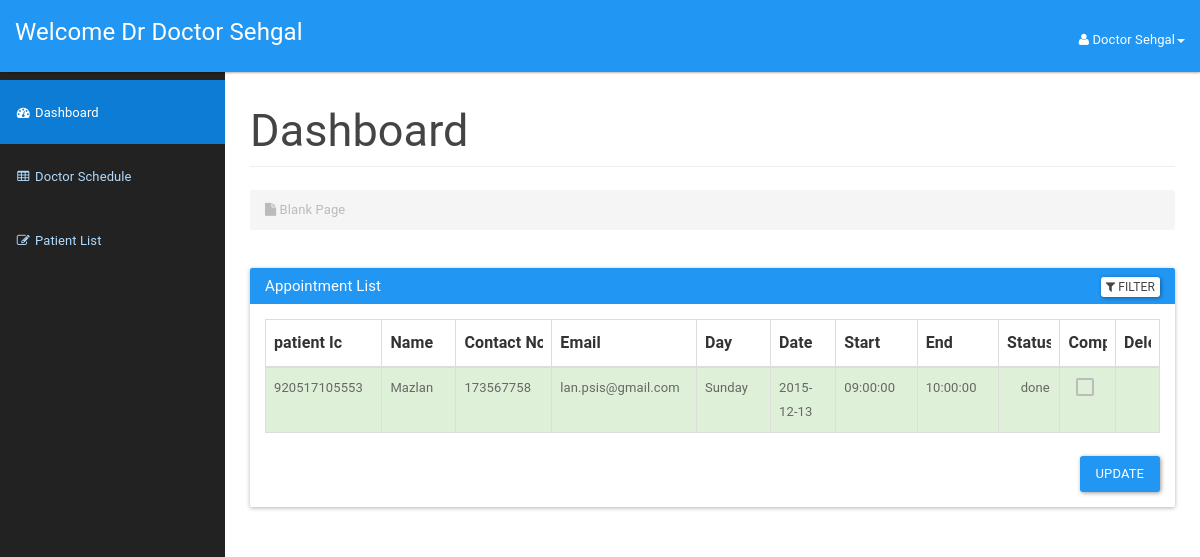
The page /doctor/doctordashboard.php (signed in) on the database as committed earlier.
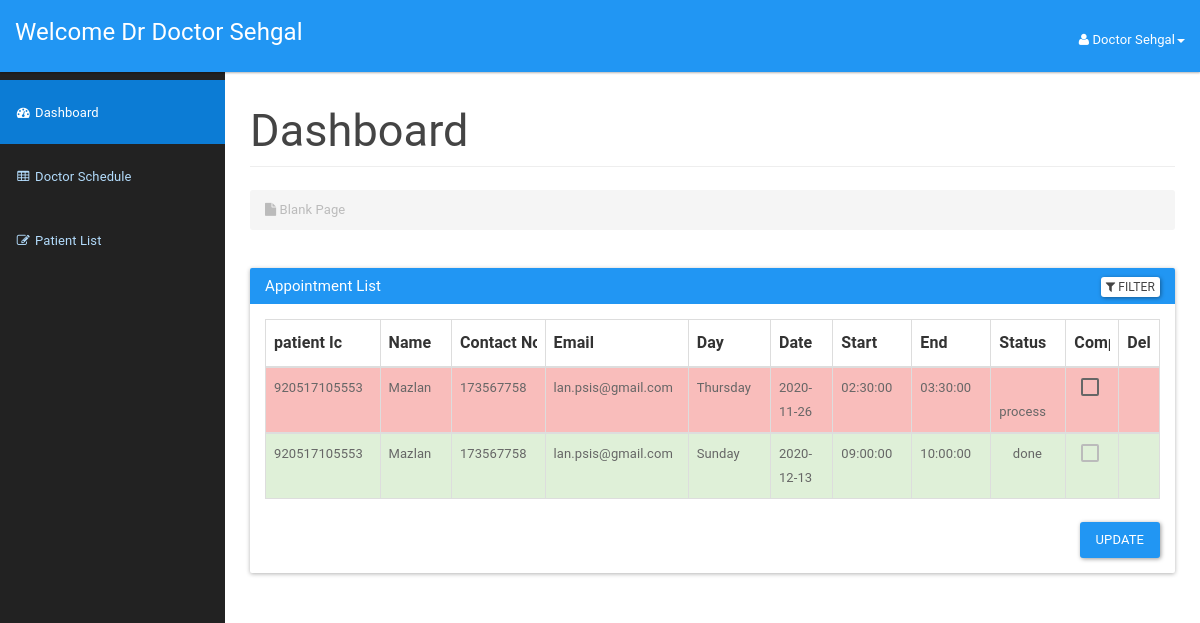
The same page on the database as committed later.
### tables this page shows
CREATE TABLE `appointment` (
  `appId` int(3) NOT NULL AUTO_INCREMENT,
  `patientIc` bigint(12) NOT NULL,
  `scheduleId` int(10) NOT NULL,
  `appSymptom` varchar(100) NOT NULL,
  `appComment` varchar(100) NOT NULL,
  `status` varchar(10) NOT NULL DEFAULT 'process',
  PRIMARY KEY (`appId`),
  UNIQUE KEY `scheduleId_2` (`scheduleId`),
  KEY `patientIc` (`patientIc`),
  KEY `scheduleId` (`scheduleId`),
  CONSTRAINT `appointment_ibfk_4` FOREIGN KEY (`patientIc`) REFERENCES `patient` (`icPatient`),
  CONSTRAINT `appointment_ibfk_5` FOREIGN KEY (`scheduleId`) REFERENCES `doctorschedule` (`scheduleId`)
);

CREATE TABLE `patient` (
  `icPatient` bigint(12) NOT NULL,
  `password` varchar(20) NOT NULL,
  `patientFirstName` varchar(20) NOT NULL,
  `patientLastName` varchar(20) NOT NULL,
  `patientMaritialStatus` varchar(10) NOT NULL,
  `patientDOB` date NOT NULL,
  `patientGender` varchar(10) NOT NULL,
  `patientAddress` varchar(100) NOT NULL,
  `patientPhone` varchar(15) NOT NULL,
  `patientEmail` varchar(100) NOT NULL,
  PRIMARY KEY (`icPatient`)
);

CREATE TABLE `doctorschedule` (
  `scheduleId` int(11) NOT NULL AUTO_INCREMENT,
  `scheduleDate` date NOT NULL,
  `scheduleDay` varchar(15) NOT NULL,
  `startTime` time NOT NULL,
  `endTime` time NOT NULL,
  `bookAvail` varchar(10) NOT NULL,
  PRIMARY KEY (`scheduleId`)
);

### doctor/doctordashboard.php (the view, shortened to what the changed rows need)
<?php
include_once '../assets/conn/dbconnect.php';
?>
<!DOCTYPE html>
<html lang="en">
    <head>
        <link href="assets/css/material.css" rel="stylesheet">
        <link href="assets/css/sb-admin.css" rel="stylesheet">
        <link href="assets/css/style.css" rel="stylesheet">
        <link href="assets/font-awesome/css/font-awesome.css" rel="stylesheet">
    </head>
    <body>
        <div id="wrapper">
            <div id="page-wrapper">
                <div class="container-fluid">
                    <div class="row">
                        <div class="col-lg-12">
                            <h2 class="page-header">
                            Dashboard
                            </h2>
                        </div>
                    </div>
                    <div class="panel panel-primary filterable">
                        <div class="panel-body">
                        <table class="table table-hover table-bordered">
                            <thead>
                                <tr class="filters">
                                    <th><input type="text" class="form-control" placeholder="patient Ic" disabled></th>
                                    <th><input type="text" class="form-control" placeholder="Name" disabled></th>
                                    <th><input type="text" class="form-control" placeholder="Contact No." disabled></th>
                                    <th><input type="text" class="form-control" placeholder="Email" disabled></th>
                                    <th><input type="text" class="form-control" placeholder="Day" disabled></th>
                                    <th><input type="text" class="form-control" placeholder="Date" disabled></th>
                                    <th><input type="text" class="form-control" placeholder="Start" disabled></th>
                                    <th><input type="text" class="form-control" placeholder="End" disabled></th>
                                    <th><input type="text" class="form-control" placeholder="Status" disabled></th>
                                    <th><input type="text" class="form-control" placeholder="Complete" disabled></th>
                                    <th><input type="text" class="form-control" placeholder="Delete" disabled></th>
                                </tr>
                            </thead>
                            <?php
                            $res=mysqli_query($con,"SELECT a.*, b.*,c.*
                                                    FROM patient a
                                                    JOIN appointment b
                                                    On a.icPatient = b.patientIc
                                                    JOIN doctorschedule c
                                                    On b.scheduleId=c.scheduleId
                                                    Order By appId desc");
                            while ($appointment=mysqli_fetch_array($res)) {
                                if ($appointment['status']=='process') {
                                    $status="danger";
                                    $icon='remove';
                                    $checked='';
                                } else {
                                    $status="success";
                                    $icon='ok';
                                    $checked = 'disabled';
                                }
                                echo "<tbody>";
                                echo "<tr class='$status'>";
                                    echo "<td>" . $appointment['patientIc'] . "</td>";
                                    echo "<td>" . $appointment['patientLastName'] . "</td>";
                                    echo "<td>" . $appointment['patientPhone'] . "</td>";
                                    echo "<td>" . $appointment['patientEmail'] . "</td>";
                                    echo "<td>" . $appointment['scheduleDay'] . "</td>";
                                    echo "<td>" . $appointment['scheduleDate'] . "</td>";
                                    echo "<td>" . $appointment['startTime'] . "</td>";
                                    echo "<td>" . $appointment['endTime'] . "</td>";
                                    echo "<td><span class='glyphicon glyphicon-".$icon."' aria-hidden='true'></span>".' '."". $appointment['status'] . "</td>";
                                    echo "<form method='POST'>";
                                    echo "<td class='text-center'><input type='checkbox' name='enable' id='enable' value='".$appointment['appId']."' onclick='chkit(".$appointment['appId'].",this.checked);' ".$checked."></td>";
                                    echo "<td class='text-center'><a href='#' id='".$appointment['appId']."' class='delete'><span class='glyphicon glyphicon-trash' aria-hidden='true'></span></a>
                            </td>";
                            }
                                echo "</tr>";
                           echo "</tbody>";
                       echo "</table>";
                        ?>
                    </div>
                </div>
                </div>
            </div>
        </div>
    </body>
</html>

Rows that differ between the two databases and show on the page:
added appointment: patientIc "920517105553", patientIc.patientLastName "Mazlan", patientIc.patientPhone "173567758", patientIc.patientEmail "lan.psis@gmail.com", scheduleId.scheduleDay "Thursday", scheduleId.scheduleDate "2020-11-26", scheduleId.startTime "02:30:00", scheduleId.endTime "03:30:00", status "process"
changed through a linked row, appointment "done": scheduleId.scheduleDate "2015-12-13" → "2020-12-13"
